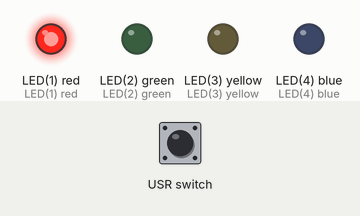
Bench run of a program on a simulated pyboard running MicroPython. Shown: output pins drawn as LEDs (lit = HIGH). Dashed ring = blinking. The test bench sets the inputs (shaded band).

Above: at 1.2 s.
1.3 s: USR switch pressed for 0.15 s
At 1.7 s:
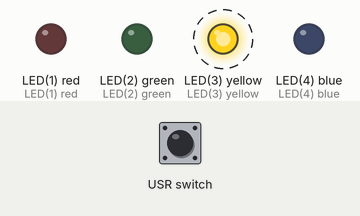
4.4 s: USR switch pressed for 1 s
At 5.9 s:
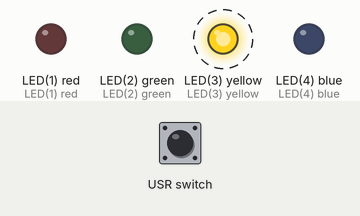
Timing chart, 0 to 13.4 s (numbered marks = the images above; inputs shaded):
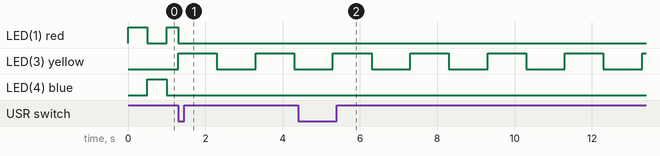

The program:

BlinkInterrupt.py
```python
# Python for Microcontrollers, Page 41

import pyb

# Avoid "magic" numbers
red, green, yellow, blue = range(1,5)

# Interrupt Service Routine (ISR)
def BlinkYellow():

    # If LED on during interrupt, turn off
    pyb.LED(red).off()
    pyb.LED(green).off()
    pyb.LED(blue).off()

    # Blink Yellow LED
    for x in range(0,4):
        pyb.LED(yellow).on()
        pyb.delay(1000)
        pyb.LED(yellow).off()
        pyb.delay(1000)

usr_button = pyb.Switch()
usr_button.callback(BlinkYellow)

# Main Loop
while True:
    pyb.LED(red).on()
    pyb.LED(blue).off()
    pyb.delay(500)
    pyb.LED(red).off()
    pyb.LED(blue).on()
    pyb.delay(500)
```

Measured:
- after the input at 1.3 s, LED(3) yellow: alternates HIGH for 1.0 s and LOW for 1.0 s, starting at once; LED(4) blue: stops changing and stays LOW
- after the input at 4.4 s, LED(1) red, LED(4) blue: stops changing and stays LOW
